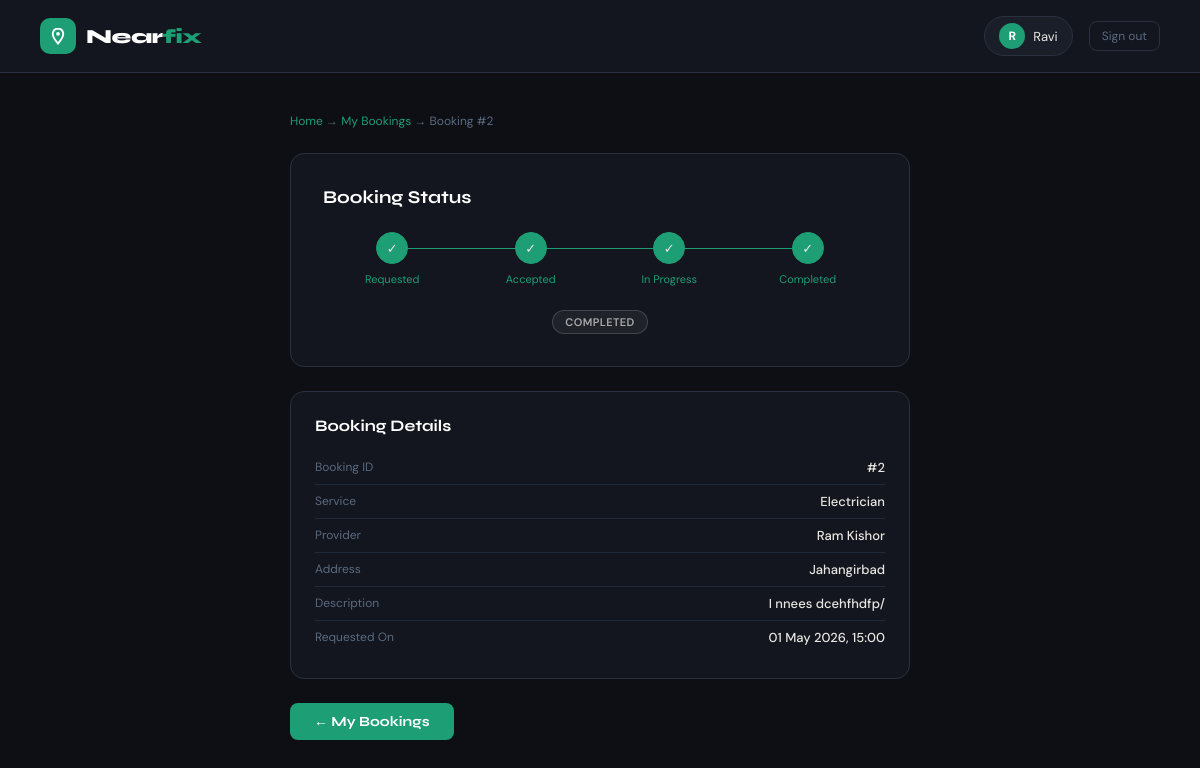
/bookings/2/ (signed in), run on the app's committed database.
### accounts/models.py (models this page shows, shortened)
class User(AbstractUser):
    ROLE_CUSTOMER = 'customer'
    ROLE_PROVIDER = 'provider'
    ROLE_CHOICES = [
        (ROLE_CUSTOMER, 'Customer'),
        (ROLE_PROVIDER, 'Service Provider'),
    ]
    role = models.CharField(max_length=20, choices=ROLE_CHOICES, default=ROLE_CUSTOMER)
    phone = models.CharField(max_length=15, blank=True)
    is_verified = models.BooleanField(default=False)
    created_at = models.DateTimeField(default=timezone.now)
    profile_photo = models.ImageField(
        upload_to='profiles/',
        blank=True,
        null=True
    )

### bookings/models.py (models this page shows, shortened)
class Booking(models.Model):
    STATUS_PENDING   = 'pending'
    STATUS_ACCEPTED  = 'accepted'
    STATUS_REJECTED  = 'rejected'
    STATUS_ONGOING   = 'ongoing'
    STATUS_COMPLETED = 'completed'
    STATUS_CHOICES = [
        (STATUS_PENDING,   'Pending'),
        (STATUS_ACCEPTED,  'Accepted'),
        (STATUS_REJECTED,  'Rejected'),
        (STATUS_ONGOING,   'Ongoing'),
        (STATUS_COMPLETED, 'Completed'),
    ]
    customer        = models.ForeignKey(User, on_delete=models.CASCADE, related_name='bookings_as_customer')
    provider        = models.ForeignKey(ProviderProfile, on_delete=models.CASCADE, related_name='bookings')
    service_type    = models.CharField(max_length=100)
    description     = models.TextField(blank=True)
    status          = models.CharField(max_length=20, choices=STATUS_CHOICES, default=STATUS_PENDING)
    address         = models.TextField(blank=True)
    scheduled_at    = models.DateTimeField(null=True, blank=True)
    created_at      = models.DateTimeField(auto_now_add=True)
    amount          = models.DecimalField(max_digits=8, decimal_places=2, null=True, blank=True)

class ProviderProfile(models.Model):
    user = models.OneToOneField(User, on_delete=models.CASCADE, related_name='provider_profile')
    trade = models.CharField(max_length=100)
    bio = models.TextField(blank=True)
    experience_years = models.IntegerField(default=0)
    rating = models.FloatField(default=0.0)
    total_reviews = models.IntegerField(default=0)
    is_available = models.BooleanField(default=True)
    city = models.CharField(max_length=50, choices=CITY_CHOICES, default='anupshahr')
    latitude = models.FloatField(null=True, blank=True)
    longitude = models.FloatField(null=True, blank=True)
    created_at = models.DateTimeField(auto_now_add=True)

### bookings/views.py (the view)
# urls.py: path('bookings/<int:pk>/', views.booking_detail, name='booking_detail'),
@login_required
def booking_detail(request, pk):
    booking = get_object_or_404(Booking, pk=pk)
    return render(request, 'bookings/booking_detail.html', {'booking': booking})

### templates/bookings/booking_detail.html (shortened to what this page needs)
{% extends 'base.html' %}
{% block content %}
<nav class="nf-navbar">
    <a href="{% url 'home' %}" class="nf-logo">
        <div class="nf-logo-icon">
            <svg viewBox="0 0 24 24" fill="none" stroke="white" stroke-width="2.5" stroke-linecap="round">
                <path d="M12 2C8.13 2 5 5.13 5 9c0 5.25 7 13 7 13s7-7.75 7-13c0-3.87-3.13-7-7-7z"/>
                <circle cx="12" cy="9" r="2.5" fill="white" stroke="none"/>
            </svg>
        </div>
        <div class="nf-logo-text">Near<span>fix</span></div>
    </a>
    <div class="nf-nav-right">
        {% if user.is_authenticated %}
        <div class="nf-user-badge">
            <div class="nf-user-avatar">{{ user.first_name|first|upper|default:user.username|first|upper }}</div>
            {{ user.first_name|default:user.username }}
        </div>
        <a href="{% url 'logout' %}" class="nf-btn-sm">Sign out</a>
        {% endif %}
    </div>
</nav>
<div class="nf-page">
    <div class="nf-breadcrumb">
        <a href="{% url 'home' %}">Home</a> →
        <a href="{% url 'my_bookings' %}">My Bookings</a> →
        Booking #{{ booking.id }}
    </div>
    <div class="nf-tracker">
        <div class="nf-tracker-title">Booking Status</div>
        <div class="nf-steps-track">
            <div class="nf-step-track done">
                <div class="nf-step-circle">✓</div>
                <div class="nf-step-name">Requested</div>
            </div>
            <div class="nf-step-track {% if booking.status in 'accepted,ongoing,completed' %}done{% elif booking.status == 'pending' %}active{% endif %}">
                <div class="nf-step-circle">{% if booking.status in 'accepted,ongoing,completed' %}✓{% else %}2{% endif %}</div>
                <div class="nf-step-name">Accepted</div>
            </div>
            <div class="nf-step-track {% if booking.status in 'ongoing,completed' %}done{% elif booking.status == 'accepted' %}active{% endif %}">
                <div class="nf-step-circle">{% if booking.status in 'ongoing,completed' %}✓{% else %}3{% endif %}</div>
                <div class="nf-step-name">In Progress</div>
            </div>
            <div class="nf-step-track {% if booking.status == 'completed' %}done{% elif booking.status == 'ongoing' %}active{% endif %}">
                <div class="nf-step-circle">{% if booking.status == 'completed' %}✓{% else %}4{% endif %}</div>
                <div class="nf-step-name">Completed</div>
            </div>
        </div>
        <div style="text-align:center;">
            <span class="nf-status-badge status-{{ booking.status }}">{{ booking.status|title }}</span>
        </div>
    </div>
    <div class="nf-info-card">
        <div class="nf-info-card-title">Booking Details</div>
        <div class="nf-info-row">
            <span class="nf-info-key">Booking ID</span>
            <span class="nf-info-val">#{{ booking.id }}</span>
        </div>
        <div class="nf-info-row">
            <span class="nf-info-key">Service</span>
            <span class="nf-info-val">{{ booking.service_type }}</span>
        </div>
        <div class="nf-info-row">
            <span class="nf-info-key">Provider</span>
            <span class="nf-info-val">{{ booking.provider.user.get_full_name }}</span>
        </div>
        <div class="nf-info-row">
            <span class="nf-info-key">Address</span>
            <span class="nf-info-val">{{ booking.address|default:"Not provided" }}</span>
        </div>
        <div class="nf-info-row">
            <span class="nf-info-key">Description</span>
            <span class="nf-info-val">{{ booking.description|default:"—" }}</span>
        </div>
        <div class="nf-info-row">
            <span class="nf-info-key">Requested On</span>
            <span class="nf-info-val">{{ booking.created_at|date:"d M Y, H:i" }}</span>
        </div>
    </div>
    <a href="{% url 'my_bookings' %}" class="nf-back-btn">← My Bookings</a>
</div>
{% endblock %}

### static/css/main.css (style rules this page uses)
*, *::before, *::after { box-sizing: border-box; margin: 0; padding: 0; }
:root { --green: #1D9E75; --green-dark: #17876a; --green-dim: rgba(29,158,117,0.12); --green-border: rgba(29,158,117,0.3); --bg-base: #0d0f14; --bg-card: #13161e; --bg-field: #0d0f14; --bg-hover: #1a1e28; --border: #2a3040; --border-light: #1e2a3a; --text-primary: #e8e6e0; --text-secondary: #8a9ab5; --text-muted: #5a6a80; --text-dim: #3a4a5e; --font-display: 'Syne', sans-serif; --font-body: 'DM Sans', sans-serif; --radius-sm: 8px; --radius-md: 10px; --radius-lg: 14px; }
body { font-family: var(--font-body); background: var(--bg-base); color: var(--text-primary); min-height: 100vh; }
.nf-navbar { display: flex; align-items: center; justify-content: space-between; padding: 1rem 2.5rem; background: var(--bg-card); border-bottom: 0.5px solid var(--border); position: sticky; top: 0; z-index: 100; }
.nf-logo { display: flex; align-items: center; gap: 10px; text-decoration: none; }
.nf-logo-icon { width: 36px; height: 36px; background: var(--green); border-radius: 10px; display: flex; align-items: center; justify-content: center; }
.nf-logo-icon svg { width: 18px; height: 18px; }
.nf-logo-text { font-family: var(--font-display); font-weight: 800; font-size: 20px; letter-spacing: -0.5px; color: #fff; }
.nf-logo-text span { color: var(--green); }
.nf-nav-right { display: flex; align-items: center; gap: 1rem; }
.nf-user-badge { display: flex; align-items: center; gap: 8px; background: var(--bg-hover); border: 0.5px solid var(--border); border-radius: 20px; padding: 6px 14px; font-size: 13px; color: var(--text-primary); }
.nf-user-avatar { width: 26px; height: 26px; background: var(--green); border-radius: 50%; display: flex; align-items: center; justify-content: center; font-size: 12px; font-weight: 700; color: #fff; overflow: hidden; }
.nf-btn-sm { font-size: 12px; color: var(--text-muted); text-decoration: none; padding: 6px 12px; border-radius: var(--radius-sm); border: 0.5px solid var(--border); transition: all 0.2s; }
.nf-breadcrumb { font-size: 12px; color: var(--text-muted); margin-bottom: 1.5rem; }
.nf-breadcrumb a { color: var(--green); text-decoration: none; }
.nf-page { max-width: 900px; margin: 0 auto; padding: 2.5rem; }

### data on the page
User: first_name|first "R", first_name "Ravi"
Booking: id "2", status "COMPLETED", service_type "Electrician", provider.user.get_full_name "Ram Kishor", address "Jahangirbad", description "I nnees dcehfhdfp/", created_at "01 May 2026, 15:00"
